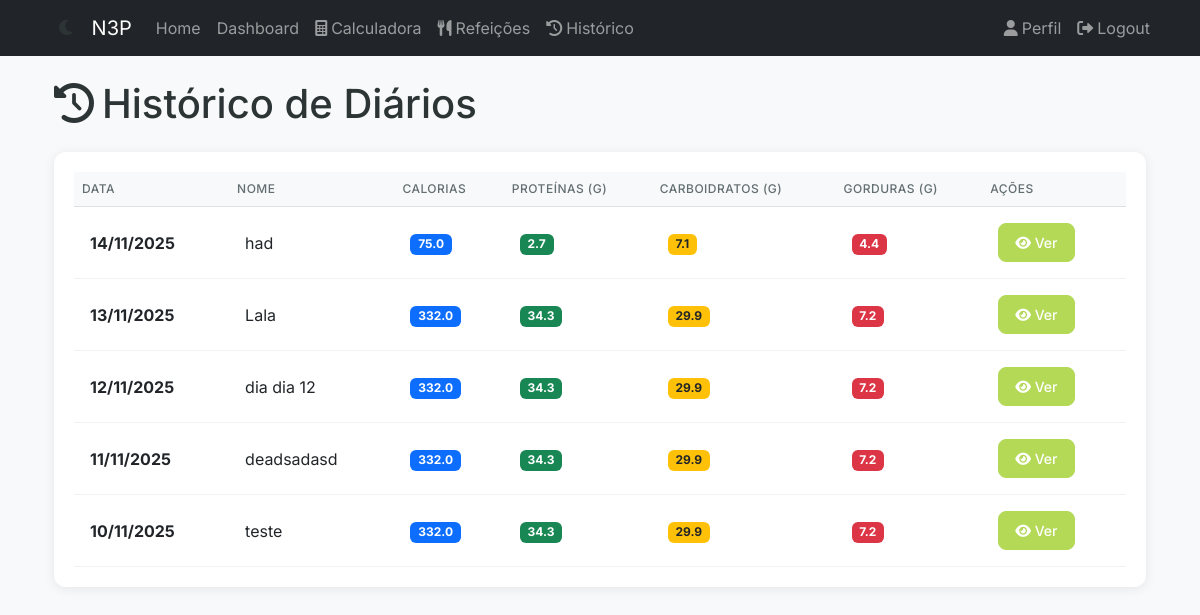
The app's page /history (signed in) with its own data.
### app/models/diet.py (models this page shows, shortened)
class Diet(db.Model):
    __tablename__ = "diets"
    id = db.Column(db.Integer, primary_key=True)
    name = db.Column(db.String(100), nullable=False)
    user_id = db.Column(db.Integer, db.ForeignKey("users.id"), nullable=False)
    date = db.Column(db.Date, nullable=True)  # NULL = dieta modelo, com valor = dieta do dia
    created_at = db.Column(db.DateTime, nullable=False, default=datetime.utcnow)
    updated_at = db.Column(db.DateTime, nullable=False, default=datetime.utcnow, onupdate=datetime.utcnow)
    meals_data = db.Column(db.JSON, nullable=True)
    __table_args__ = (db.UniqueConstraint("user_id", "date", name="unique_user_diet_date"),)

### app/blueprints/main/routes.py (the view)
@bp.route("/history")
@login_required
def history():
    diaries = (
        Diet.query.filter_by(user_id=current_user.id)
        .filter(Diet.date.isnot(None))
        .order_by(Diet.date.desc())
        .all()
    )
    history_data = []
    for diary in diaries:
        total_calories = 0
        total_proteins = 0
        total_carbs = 0
        total_fats = 0
        if diary.meals_data:
            for meal_type, foods in diary.meals_data.items():
                for food in foods:
                    total_calories += float(food.get("calories", 0))
                    total_proteins += float(food.get("proteins", 0))
                    total_carbs += float(food.get("carbs", 0))
                    total_fats += float(food.get("fats", 0))
        history_data.append({
            "date": diary.date,
            "name": diary.name,
            "calories": round(total_calories, 1),
            "proteins": round(total_proteins, 1),
            "carbs": round(total_carbs, 1),
            "fats": round(total_fats, 1),
        })
    return render_template("main/history.html", history_data=history_data)

### app/__init__.py (called while the page is built)
def create_app(config_class=Config):
    app = Flask(__name__)
    app.config.from_object(config_class)
    db.init_app(app)
    migrate.init_app(app, db)
    login.init_app(app)
    register_blueprints(app)
    from app.models import User
    @login.user_loader
    def load_user(id):
        return User.query.get(int(id))
    return app

### app/templates/main/history.html (shortened to what this page needs)
{% extends "base.html" %}
{% block content %}
<div class="container mt-4">
  <div class="d-flex justify-content-between align-items-center mb-4">
    <h1 class="mb-0">
      <i class="fas fa-history me-2"></i>Histórico de Diários
    </h1>
  </div>
  {% if history_data %}
  <div class="card">
    <div class="card-body">
      <div class="table-responsive">
        <table class="table table-hover">
          <thead class="table-light">
            <tr>
              <th>Data</th>
              <th>Nome</th>
              <th>Calorias</th>
              <th>Proteínas (g)</th>
              <th>Carboidratos (g)</th>
              <th>Gorduras (g)</th>
              <th>Ações</th>
            </tr>
          </thead>
          <tbody>
            {% for entry in history_data %}
            <tr>
              <td>
                <strong>{{ entry.date.strftime('%d/%m/%Y') }}</strong>
              </td>
              <td>{{ entry.name }}</td>
              <td>
                <span class="badge bg-primary">{{ entry.calories }}</span>
              </td>
              <td>
                <span class="badge bg-success">{{ entry.proteins }}</span>
              </td>
              <td>
                <span class="badge bg-warning text-dark">{{ entry.carbs }}</span>
              </td>
              <td>
                <span class="badge bg-danger">{{ entry.fats }}</span>
              </td>
              <td>
                <a
                  href="{{ url_for('main.dashboard', date=entry.date.strftime('%Y-%m-%d')) }}"
                  class="btn btn-sm btn-primary"
                  title="Ver detalhes"
                >
                  <i class="fas fa-eye"></i> Ver
                </a>
              </td>
            </tr>
            {% endfor %}
          </tbody>
        </table>
      </div>
    </div>
  </div>
  {% else %}
  <div class="alert alert-info">
    <i class="fas fa-info-circle me-2"></i>
    Você ainda não tem nenhum registro no diário. Comece adicionando alimentos no Dashboard!
  </div>
  {% endif %}
</div>
{% endblock %}

### app/static/css/theme.css (style rules this page uses)
:root { --primary-color: #b4d957; --primary-light: #d4e9a5; --primary-dark: #9fc748; --secondary-color: #ff7f6b; --secondary-dark: #ff6b54; --bg-color: #ffffff; --bg-secondary: #f8f9fa; --text-color: #212529; --text-muted: #6c757d; --border-color: #dee2e6; --shadow-sm: 0 2px 4px rgba(0, 0, 0, 0.05); --shadow-md: 0 4px 6px rgba(0, 0, 0, 0.1); --shadow-lg: 0 6px 20px rgba(0, 0, 0, 0.1); --card-bg: #ffffff; --input-bg: #ffffff; --border-radius: 0.5rem; --transition: all 0.3s ease; --scale: scale(1.02); --scale-btn: scale(1.05); }
body { background-color: var(--bg-color); color: var(--text-color); font-family: "Inter", -apple-system, BlinkMacSystemFont, sans-serif; line-height: 1.5; margin: 0; padding: 0; transition: background-color 0.3s ease, color 0.3s ease; }
.card { background: var(--card-bg); border-radius: var(--border-radius); border: none; box-shadow: var(--shadow-sm); transition: var(--transition); margin-bottom: 1.5rem; }
.card-body { padding: 1.25rem; }
.btn { border-radius: var(--border-radius); font-weight: 500; padding: 0.5rem 1rem; transition: var(--transition); position: relative; overflow: hidden; }
.btn-primary { background-color: var(--primary-color); border-color: var(--primary-color); }
.table { margin-bottom: 0; }
.table th { border-top: none; color: var(--text-muted); font-weight: 500; text-transform: uppercase; font-size: 0.75rem; letter-spacing: 0.5px; }
.table td { vertical-align: middle; padding: 1rem; border-color: var(--border-color); }

### app/static/css/dashboard.css (style rules this page uses)
:root { --primary-color: #b4d957; --primary-light: #d4e9a5; --secondary-color: #ff7a5c; --text-color: #2d3436; --text-muted: #636e72; --background-color: #f8f9fa; --card-background: #ffffff; --border-radius: 12px; --shadow: 0 2px 12px rgba(0, 0, 0, 0.08); --transition: all 0.3s ease; --scale: scale(1.02); --scale-btn: scale(1.05); }
body { background-color: var(--background-color); color: var(--text-color); font-family: "Inter", -apple-system, BlinkMacSystemFont, sans-serif; line-height: 1.5; margin: 0; padding: 0; }
.card { background: var(--card-background); border-radius: var(--border-radius); border: none; box-shadow: var(--shadow); transition: var(--transition); margin-bottom: 1.5rem; animation: slideIn 0.5s ease-out; }
.card-body { padding: 1.25rem; }
.btn { border-radius: 8px; font-weight: 500; padding: 0.5rem 1rem; transition: var(--transition); position: relative; overflow: hidden; }
.btn::after { content: ""; position: absolute; top: 50%; left: 50%; width: 5px; height: 5px; background: rgba(255, 255, 255, 0.5); opacity: 0; border-radius: 100%; transform: scale(1, 1) translate(-50%); transform-origin: 50% 50%; }
.btn-primary { background-color: var(--primary-color); border-color: var(--primary-color); }
.table { margin-bottom: 0; }
.table th { border-top: none; color: var(--text-muted); font-weight: 500; text-transform: uppercase; font-size: 0.75rem; letter-spacing: 0.5px; }
.table td { vertical-align: middle; padding: 1rem; border-color: rgba(0, 0, 0, 0.05); }
.table th { border-top: none; background-color: #f8f9fa; }
.table-responsive { overflow: visible !important; }

### records on screen
Diet: date "14/11/2025", name "had", calories "75.0", proteins "2.7", carbs "7.1", fats "4.4"
Diet: date "13/11/2025", name "Lala", calories "332.0", proteins "34.3", carbs "29.9", fats "7.2"
Diet: date "12/11/2025", name "dia dia 12", calories "332.0", proteins "34.3", carbs "29.9", fats "7.2"
Diet: date "11/11/2025", name "deadsadasd", calories "332.0", proteins "34.3", carbs "29.9", fats "7.2"
Diet: date "10/11/2025", name "teste", calories "332.0", proteins "34.3", carbs "29.9", fats "7.2"
